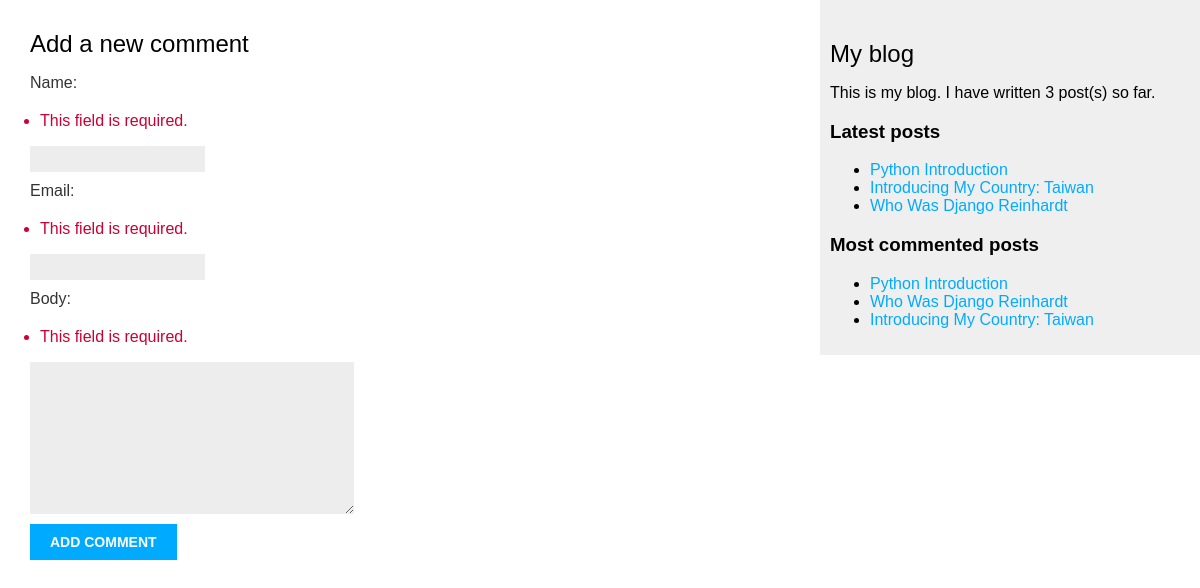
/blog/6/comment/, run on an earlier commit of the app's database.
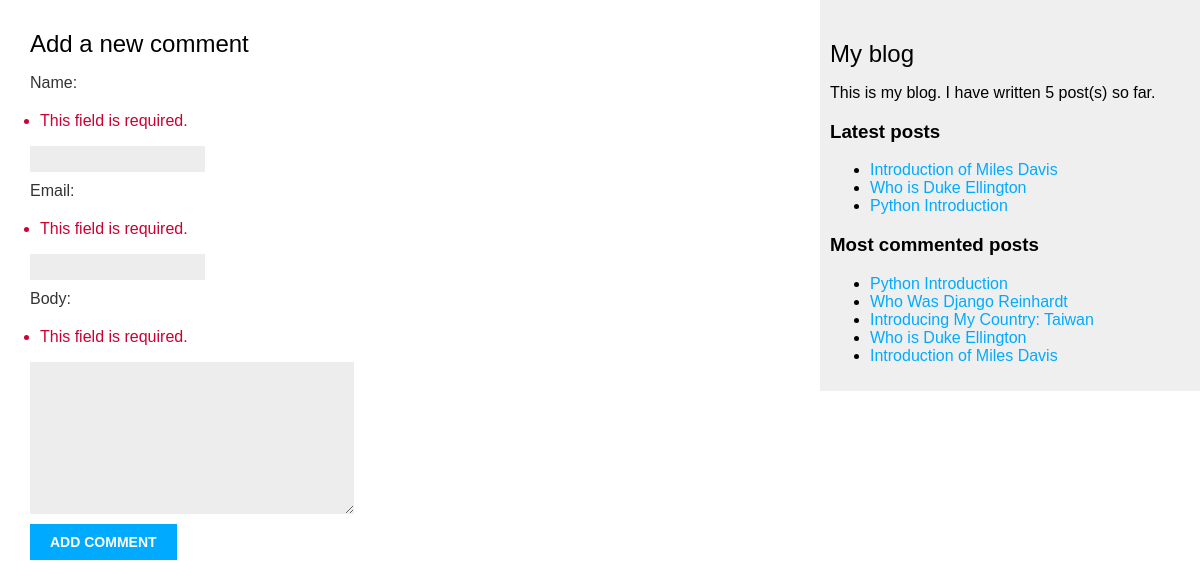
And on a later commit of the database.
### blog/models.py (models this page shows, shortened)
class Post(models.Model):
    class PublishedManager(models.Manager):
        def get_queryset(self):
            return super().get_queryset().filter(status=Post.Status.PUBLISHED)
    class Status(models.TextChoices):
        DRAFT = 'DF', 'Draft'
        PUBLISHED = 'PB', 'Published'
    title = models.CharField(max_length=250)
    slug = models.SlugField(max_length=250,
                            unique_for_date='publish')
    author = models.ForeignKey(User,
                               on_delete=models.CASCADE,
                               related_name='blog_posts')
    body = models.TextField()
    publish = models.DateTimeField(default=timezone.now)
    created = models.DateTimeField(auto_now_add=True)
    updated = models.DateTimeField(auto_now=True)
    status = models.CharField(max_length=2,
                              choices=Status.choices,
                              default=Status.DRAFT,)
    objects = models.Manager()    #the default manager
    published = PublishedManager() #to create a custom manager that I can retrieve objects by using "Post.published.all()"
    tags = TaggableManager()
    class Meta:
        ordering = ['-publish']
        indexes = [
            models.Index(fields=['-publish']),
        ]
    def get_absolute_url(self):
        return reverse('blog:post_detail', args=[self.publish.year,
                                                            self.publish.month,
                                                 self.publish.day,
                                                 self.slug])

### blog/views.py (the view)
# urls.py: path("<int:post_id>/comment/", views.post_comment, name="post_comment"),
def post_comment(request, post_id):
    post = get_object_or_404(Post, id=post_id, status=Post.Status.PUBLISHED)
    comment = None
    form = CommentForm(request.POST)
    if form.is_valid():
        comment = form.save(commit=False)
        comment.post = post
        comment.save()
    return render(request, "blog/post/comment.html", {'post':post, 'form':form, 'comment':comment},)

### blog/forms.py
class CommentForm(forms.ModelForm):
    class Meta:
        model = Comment
        fields = ['name', 'email', 'body']

### blog/templatetags/blog_tags.py (called while the page is built)
@register.simple_tag
def total_posts():
    return Post.published.count()

@register.inclusion_tag('blog/post/latest_posts.html')
def show_latest_posts(count=5):
    latest_posts = Post.published.order_by('-publish')[:count]
    return {'latest_posts':latest_posts}

@register.simple_tag
def get_most_commented_posts(count=5):
    return Post.published.annotate(total_comments=Count('comments')).order_by('-total_comments')[:count]

### blog/templates/blog/post/comment.html
{% extends 'blog/base.html' %}
{% block content %}
    {% if comment %}
        <h2>Your comment has been added.</h2>
        <p><a href="{{ post.get_absolute_url }}">Back to the post</a></p>
    {% else %}
        {% include 'blog/post/includes/comment_form.html' %}
    {% endif %}
{% endblock %}

### blog/templates/blog/base.html (shortened to what this page needs)
{% load blog_tags %}
{% load static %}
<!DOCTYPE html>
<html lang="en">
<head>
    <link href="{% static 'css/blog.css' %}" rel="stylesheet">
</head>
<body>
    <div id="content">
        {% block content %}{% endblock %}
    </div>
    <div id="sidebar">
        <h2>My blog</h2>
        <p>This is my blog.
            I have written {% total_posts %} post(s) so far.
        </p>
        <h3>Latest posts</h3>
        {% show_latest_posts 3 %}
        <h3>Most commented posts</h3>
        {% get_most_commented_posts as most_commented_posts %}
        <ul>
            {% for post in most_commented_posts %}
            <li><a href="{{ post.get_absolute_url }}">{{ post.title }}</a></li>
            {% endfor %}
        </ul>
    </div>
</body>
</html>

### blog/templates/blog/post/latest_posts.html
<ul>
    {% for post in latest_posts %}
        <li><a href="{{ post.get_absolute_url }}">{{ post.title }}</a></li>
    {% endfor %}
</ul>

What changed in the data, as far as the page shows it:
no longer on one of the page's lists (row unchanged): Post: title "Who Was Django Reinhardt"
no longer on one of the page's lists (row unchanged): Post: title "Introducing My Country: Taiwan"
added Post: title "Introduction of Miles Davis"
added Post: title "Who is Duke Ellington"
Also different on the page:
text no longer shown: "3"
text now shown: "5"
